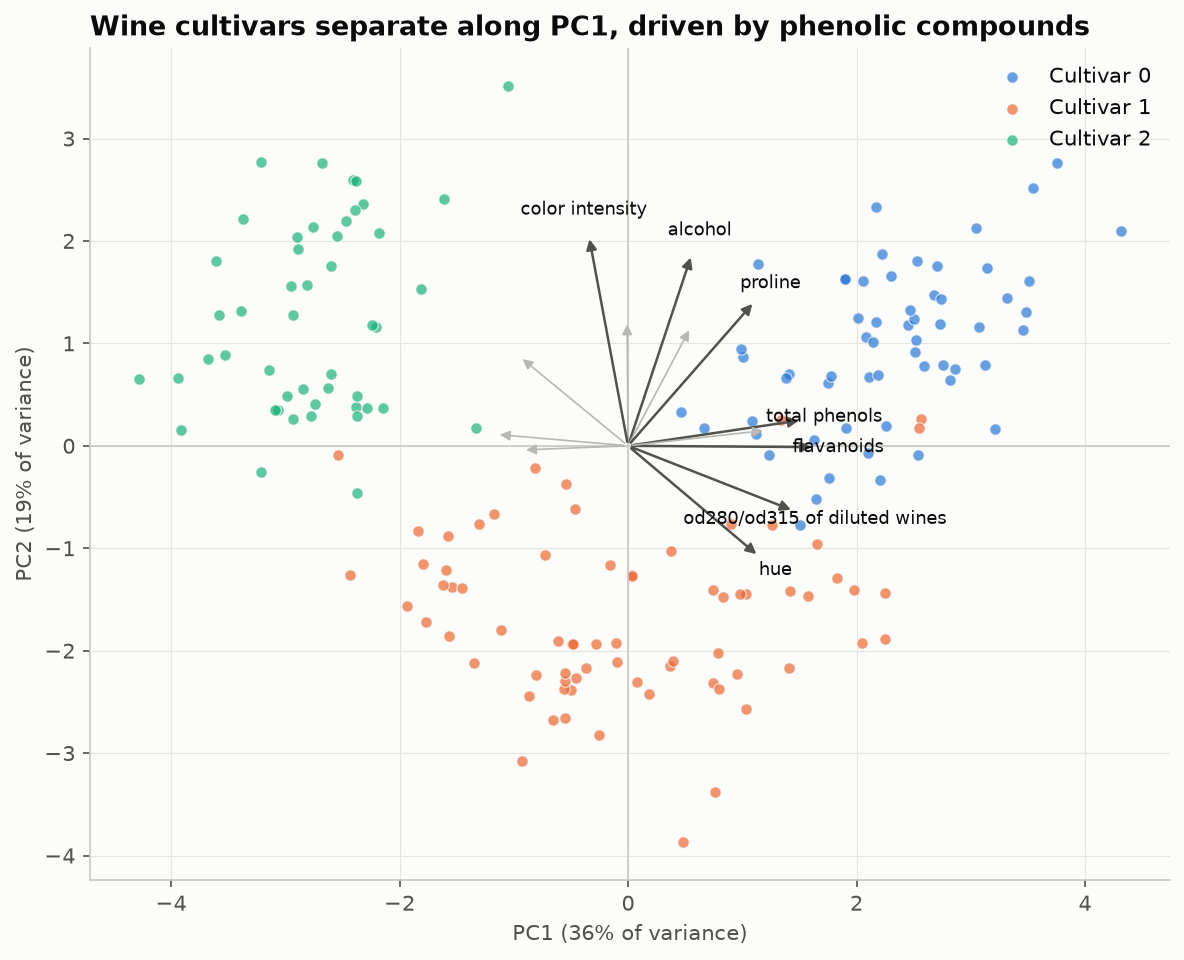

This figure's Python source:
"""
PCA Biplot  -  family: Correlation

DESIGN PURPOSE
Projects many correlated numeric variables onto the first two principal
components. It draws the observations as points and the original variables as
arrows (loadings), so you see at once how the samples group and which
variables drive that grouping.

WHEN TO USE
  - Get an overview of a dataset with many numeric variables (5–50)
  - See which variables pull observations apart, and which variables are
    correlated (arrows pointing the same way)
  - Check visually whether known groups separate in the main directions of
    variation

AVOID WHEN
  - The first two components explain little of the variance (check the axis
    labels; under ~40% the picture is misleading)
  - Variables are on different scales and you have not standardized them
  - The audience is non-technical (principal components have no plain-language
    units)

ALTERNATIVES
  - t-SNE / UMAP embedding (for non-linear structure)
  - Pair plot (for fewer than ~6 variables)
  - Correlation heatmap

EXAMPLE
The real UCI Wine dataset bundled with scikit-learn (load_wine). It has 178
wines from three Italian cultivars and 13 chemical measurements.

Run:  python pca_biplot.py
"""
import sys
from pathlib import Path

import numpy as np
import pandas as pd
import matplotlib.pyplot as plt

# Library style: categorical colors in fixed order, recessive axes, hairline grid.
PALETTE = ["#2a78d6", "#eb6834", "#1baf7a", "#eda100",
           "#e87ba4", "#008300", "#6250d6", "#e34948"]
SEQ_CMAP = "Blues"      # sequential: one hue, light -> dark
DIV_CMAP = "RdBu_r"     # diverging: two opposite hues, neutral midpoint
GRAY = "#b8b7b1"        # de-emphasised marks
plt.rcParams.update({
    "figure.figsize": (8, 4.8), "figure.dpi": 110, "figure.facecolor": "#fcfcfb",
    "axes.facecolor": "#fcfcfb", "axes.edgecolor": "#c9c8c3", "axes.linewidth": 0.8,
    "axes.spines.top": False, "axes.spines.right": False,
    "axes.grid": True, "grid.color": "#e6e5e1", "grid.linewidth": 0.6, "axes.axisbelow": True,
    "axes.prop_cycle": plt.cycler(color=PALETTE),
    "axes.titlesize": 13, "axes.titleweight": "bold", "axes.titlelocation": "left",
    "axes.labelcolor": "#52514e", "xtick.color": "#52514e", "ytick.color": "#52514e",
    "text.color": "#0b0b0b", "font.size": 10, "lines.linewidth": 2,
    "legend.frameon": False,
})

from sklearn.datasets import load_wine
from sklearn.decomposition import PCA
from sklearn.preprocessing import StandardScaler

# --- Example data ------------------------------------------------------------
wine = load_wine(as_frame=True)
X = wine.data
y = wine.target.map(lambda k: f"Cultivar {k}")
Z = StandardScaler().fit_transform(X)
pca = PCA(n_components=2).fit(Z)
scores = pca.transform(Z)
loadings = pd.DataFrame(pca.components_.T, index=X.columns, columns=["PC1", "PC2"])
loadings.round(2).sort_values("PC1")

# --- Plot --------------------------------------------------------------------
fig, ax = plt.subplots(figsize=(8, 6.5))
for color, cls in zip(PALETTE, sorted(y.unique())):
    m = (y == cls).values
    ax.scatter(scores[m, 0], scores[m, 1], s=30, alpha=0.7, color=color,
               edgecolor="#fcfcfb", linewidth=0.6, label=cls)
scale = np.abs(scores).max() * 0.9
top = loadings.pow(2).sum(axis=1).nlargest(7).index
for name, (lx, ly) in loadings.iterrows():
    strong = name in top
    ax.annotate("", xy=(lx * scale, ly * scale), xytext=(0, 0),
                arrowprops=dict(arrowstyle="-|>", color="#52514e" if strong else "#b8b7b1",
                                lw=1.2 if strong else 0.8))
    if strong:
        ax.text(lx * scale * 1.12, ly * scale * 1.12, name.replace("_", " "), fontsize=8.5,
                color="#0b0b0b", ha="center", va="center")
ev = pca.explained_variance_ratio_ * 100
ax.set_xlabel(f"PC1 ({ev[0]:.0f}% of variance)")
ax.set_ylabel(f"PC2 ({ev[1]:.0f}% of variance)")
ax.axhline(0, color="#c9c8c3", lw=0.8)
ax.axvline(0, color="#c9c8c3", lw=0.8)
ax.set_title("Wine cultivars separate along PC1, driven by phenolic compounds")
ax.legend(loc="upper right")
fig.tight_layout()

# --- Save / show -------------------------------------------------------------
out = Path(__file__).with_name(Path(__file__).stem + ".png")
fig.savefig(out, dpi=150, bbox_inches="tight")
print(f"saved {out}")
if "--no-show" not in sys.argv:
    plt.show()
